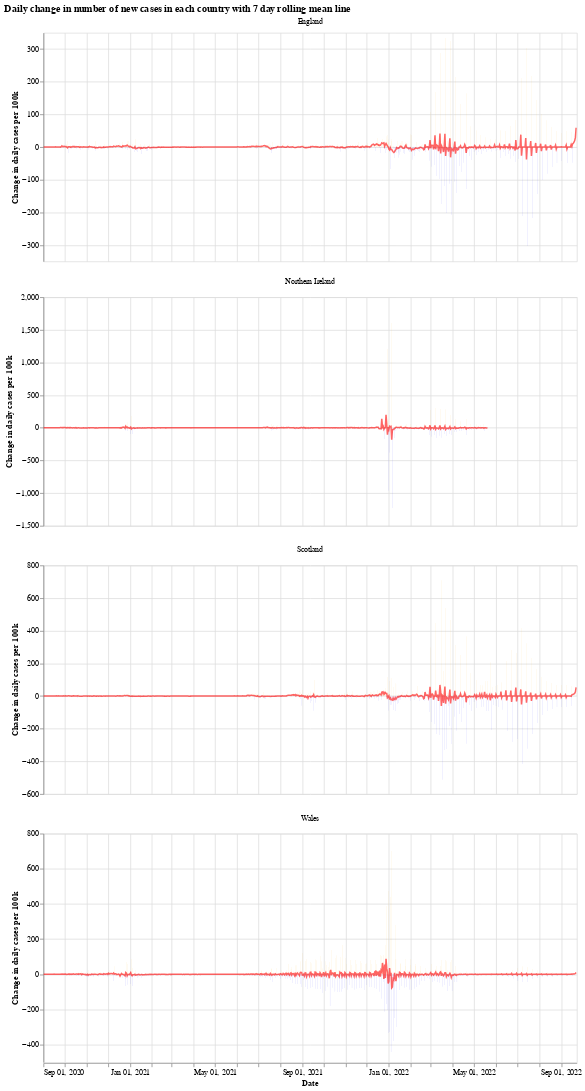

The notebook cell saved with this chart:
### Markdown cell above
We will use the Python library `Altair` for visualising the data, see the [altair docs](https://altair-viz.github.io/) for more information.

First we have a graph which shows the daily change in the number of new cases for each country. This number jumps up and down all over the place, which is likely due to delay in reporting of new cases over the weekend. Another interesting thing is that it looks like the daily cases in Wales experienced a much shorter period of calm over the summer (calm in the sense of daily cases not jumping up and down).

The orange bars are days when the number of new cases (per 100k population) was more than the previous day, while the blue are days when the number of new cases dropped. The red line is the 7 day moving average. 

When the moving average line is below 0, it means that there is a consistent drop in new cases. We can see this clearly happening around the times that lockdowns were introduced (though, to varying degrees). I will update the graphs soon with a marker of when each lockdown started.

### Code cell
# collapse
import altair as alt

bars = alt.Chart(uk_cases).mark_bar().encode(
    x=alt.X("yearmonthdate(date):T", axis=alt.Axis(title='Date')),
    y=alt.Y("casesChangeRate:Q", axis=alt.Axis(title='Change in daily cases per 100k')),
    tooltip='casesChange',
    color=alt.condition(
        alt.datum.casesChangeRate > 0,
        alt.value("orange"),  # The positive color
        alt.value("blue")  # The negative color
    )
).properties(title='Daily change in number of new cases with 7 day rolling mean',width=700).interactive()

line = alt.Chart(uk_cases).mark_line(
    color='red',
    size=2,
    opacity=0.6
).transform_window(
    rolling_mean='mean(casesChangeRate)',
    frame=[0, 7],
    groupby=['areaName']
).encode(
    x='yearmonthdate(date):T',
    y='rolling_mean:Q'
)

alt.layer(bars, line, data=uk_cases).facet(alt.Column(
    'areaName', title=''), columns=1).resolve_scale(y='independent').properties(title='Daily change in number of new cases in each country with 7 day rolling mean line')

### Figure 1 — Vega-Lite specification as saved in the notebook (floating-point values rounded to 4 significant figures; data arrays with more than 128 entries replaced by an {"elided": "..."} marker saying what was removed)
{"config": {"view": {"continuousWidth": 400, "continuousHeight": 300}}, "data": {"name": "data-ba59d9dc450ff3c1d36c3f3ede6c53da"}, "facet": {"type": "nominal", "field": "areaName", "title": ""}, "spec": {"layer": [{"mark": "bar", "encoding": {"color": {"condition": {"value": "orange", "test": "(datum.casesChangeRate > 0)"}, "value": "blue"}, "tooltip": {"type": "quantitative", "field": "casesChange"}, "x": {"type": "temporal", "axis": {"title": "Date"}, "field": "date", "timeUnit": "yearmonthdate"}, "y": {"type": "quantitative", "axis": {"title": "Change in daily cases per 100k"}, "field": "casesChangeRate"}}, "selection": {"selector001": {"type": "interval", "bind": "scales", "encodings": ["x", "y"]}}, "title": "Daily change in number of new cases with 7 day rolling mean", "width": 700}, {"mark": {"type": "line", "color": "red", "opacity": 0.6, "size": 2}, "encoding": {"x": {"type": "temporal", "field": "date", "timeUnit": "yearmonthdate"}, "y": {"type": "quantitative", "field": "rolling_mean"}}, "transform": [{"window": [{"op": "mean", "field": "casesChangeRate", "as": "rolling_mean"}], "frame": [0, 7], "groupby": ["areaName"]}]}]}, "columns": 1, "resolve": {"scale": {"y": "independent"}}, "title": "Daily change in number of new cases in each country with 7 day rolling mean line", "$schema": "https://vega.github.io/schema/vega-lite/v4.8.1.json", "datasets": {"data-ba59d9dc450ff3c1d36c3f3ede6c53da": {"elided": "2883 records"}}}
